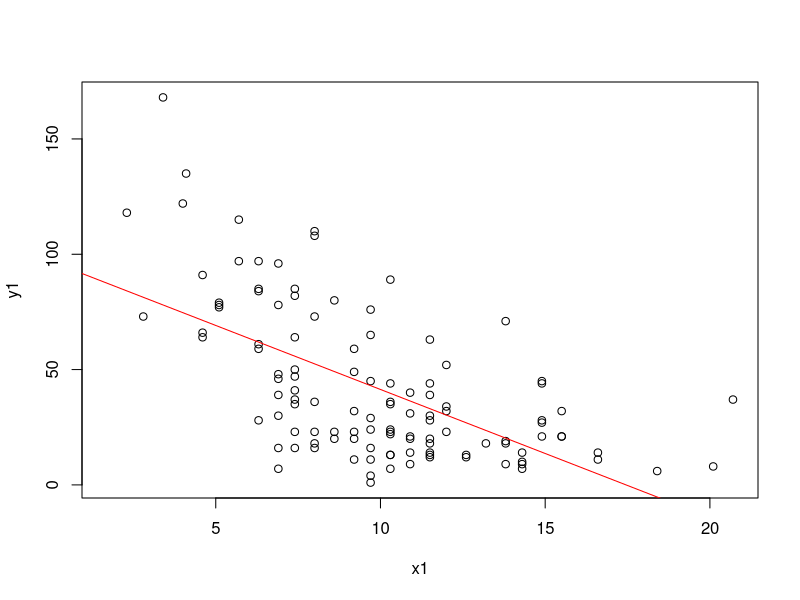

Write the R code that produced this figure.
## ---- chunk 1
knitr::opts_chunk$set(echo = TRUE)
## ---- chunk 2
x1 <- airquality$Wind
y1 <- airquality$Ozone
linreg <- lm(formula = y1 ~ x1)
## ---- chunk 3
plot(x = x1, y = y1)
abline(linreg, col="red")
